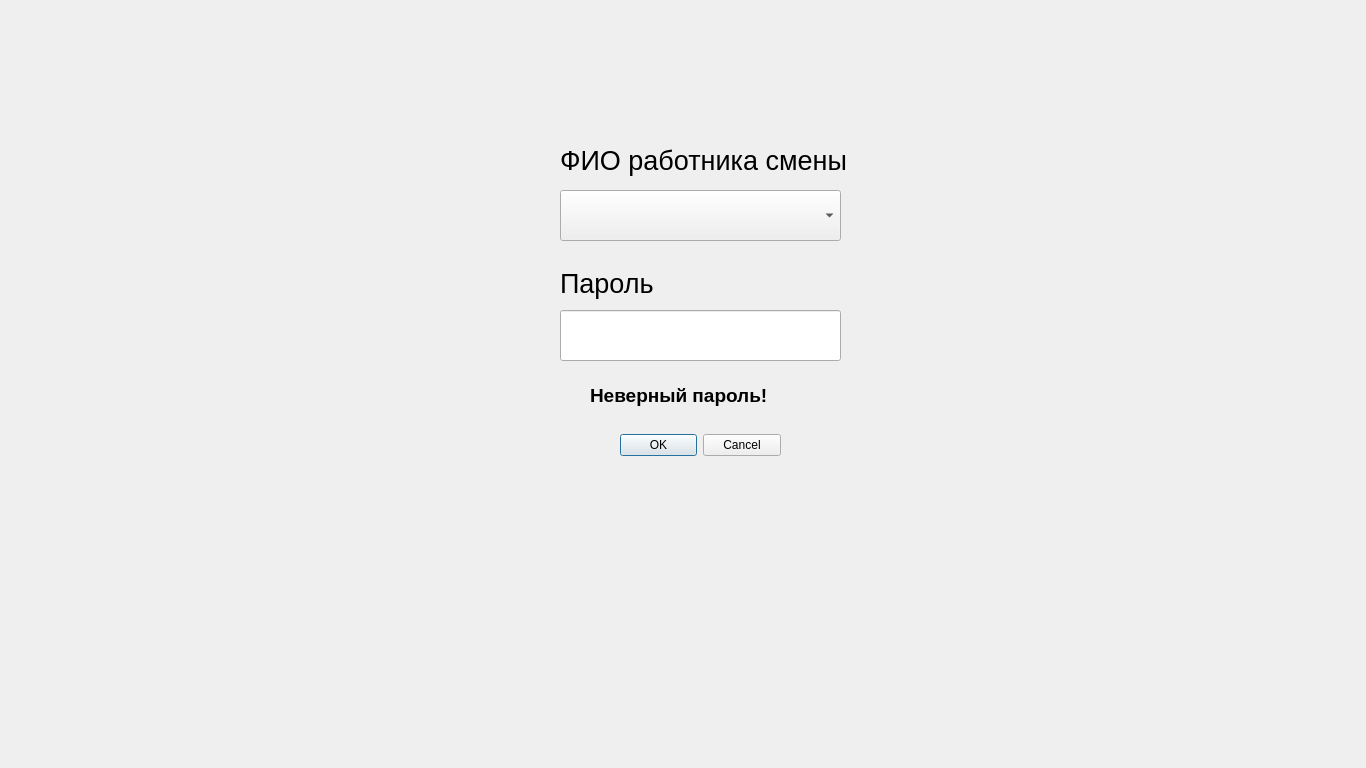
<?xml version="1.0" encoding="UTF-8"?>
<ui version="4.0">
 <class>UserDialog</class>
 <widget class="QDialog" name="UserDialog">
  <property name="geometry">
   <rect>
    <x>0</x>
    <y>0</y>
    <width>1366</width>
    <height>768</height>
   </rect>
  </property>
  <property name="windowTitle">
   <string>Dialog</string>
  </property>
  <widget class="QDialogButtonBox" name="buttonBox">
   <property name="geometry">
    <rect>
     <x>620</x>
     <y>420</y>
     <width>161</width>
     <height>51</height>
    </rect>
   </property>
   <property name="orientation">
    <enum>Qt::Horizontal</enum>
   </property>
   <property name="standardButtons">
    <set>QDialogButtonBox::Cancel|QDialogButtonBox::Ok</set>
   </property>
  </widget>
  <widget class="QLabel" name="label_4">
   <property name="geometry">
    <rect>
     <x>560</x>
     <y>145</y>
     <width>351</width>
     <height>31</height>
    </rect>
   </property>
   <property name="font">
    <font>
     <pointsize>20</pointsize>
    </font>
   </property>
   <property name="text">
    <string>ФИО работника смены</string>
   </property>
  </widget>
  <widget class="QComboBox" name="UsersComboBox">
   <property name="geometry">
    <rect>
     <x>560</x>
     <y>190</y>
     <width>281</width>
     <height>51</height>
    </rect>
   </property>
   <property name="font">
    <font>
     <pointsize>18</pointsize>
    </font>
   </property>
  </widget>
  <widget class="QLineEdit" name="lineEdit">
   <property name="geometry">
    <rect>
     <x>560</x>
     <y>310</y>
     <width>281</width>
     <height>51</height>
    </rect>
   </property>
   <property name="echoMode">
    <enum>QLineEdit::Password</enum>
   </property>
  </widget>
  <widget class="QLabel" name="label_5">
   <property name="geometry">
    <rect>
     <x>560</x>
     <y>268</y>
     <width>351</width>
     <height>31</height>
    </rect>
   </property>
   <property name="font">
    <font>
     <pointsize>20</pointsize>
    </font>
   </property>
   <property name="text">
    <string>Пароль </string>
   </property>
  </widget>
  <widget class="QLabel" name="WrongPassword">
   <property name="geometry">
    <rect>
     <x>590</x>
     <y>380</y>
     <width>241</width>
     <height>31</height>
    </rect>
   </property>
   <property name="font">
    <font>
     <pointsize>14</pointsize>
     <bold>true</bold>
    </font>
   </property>
   <property name="text">
    <string>Неверный пароль!</string>
   </property>
  </widget>
 </widget>
 <resources/>
 <connections>
  <connection>
   <sender>buttonBox</sender>
   <signal>accepted()</signal>
   <receiver>UserDialog</receiver>
   <slot>accept()</slot>
   <hints>
    <hint type="sourcelabel">
     <x>248</x>
     <y>254</y>
    </hint>
    <hint type="destinationlabel">
     <x>157</x>
     <y>274</y>
    </hint>
   </hints>
  </connection>
  <connection>
   <sender>buttonBox</sender>
   <signal>rejected()</signal>
   <receiver>UserDialog</receiver>
   <slot>reject()</slot>
   <hints>
    <hint type="sourcelabel">
     <x>316</x>
     <y>260</y>
    </hint>
    <hint type="destinationlabel">
     <x>286</x>
     <y>274</y>
    </hint>
   </hints>
  </connection>
 </connections>
</ui>
